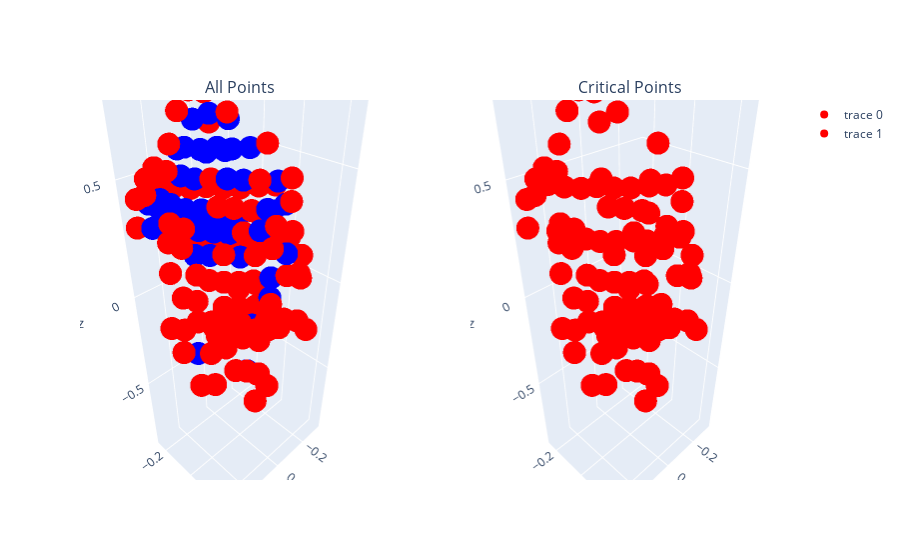

This figure's notebook cell:
### Code cell
plot_crit_points_from_file(model, 'data/sweeps/PEDESTRIAN/11.txt', 200)

### Figure 1 — Plotly figure (JSON) as saved in the notebook; plotly's stock layout.template omitted (floating-point values rounded to 4 significant figures; data arrays with more than 128 entries replaced by an {"elided": "..."} marker saying what was removed)
{"data": [{"line": {"color": "rgba(0,0,0,0)"}, "marker": {"color": {"elided": "200 str values"}}, "scene": "scene", "type": "scatter3d", "x": {"elided": "200 float values"}, "y": {"elided": "200 float values"}, "z": {"elided": "200 float values"}}, {"line": {"color": "rgba(0,0,0,0)"}, "marker": {"color": "red"}, "scene": "scene2", "type": "scatter3d", "x": {"elided": "153 float values"}, "y": {"elided": "153 float values"}, "z": {"elided": "153 float values"}}], "layout": {"annotations": [{"font": {"size": 16}, "showarrow": false, "text": "All Points", "x": 0.225, "xanchor": "center", "xref": "paper", "y": 1, "yanchor": "bottom", "yref": "paper"}, {"font": {"size": 16}, "showarrow": false, "text": "Critical Points", "x": 0.775, "xanchor": "center", "xref": "paper", "y": 1, "yanchor": "bottom", "yref": "paper"}], "scene": {"domain": {"x": [0, 0.45], "y": [0, 1]}}, "scene2": {"domain": {"x": [0.55, 1], "y": [0, 1]}}}}
